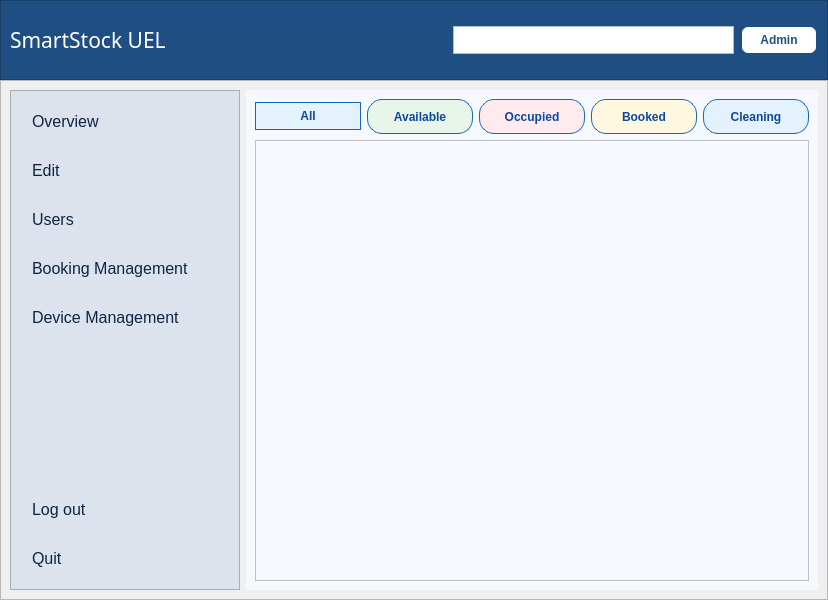
<?xml version="1.0" encoding="UTF-8"?>
<ui version="4.0">
 <class>MainWindow</class>
 <widget class="QMainWindow" name="MainWindow">
  <property name="geometry">
   <rect>
    <x>0</x>
    <y>0</y>
    <width>828</width>
    <height>600</height>
   </rect>
  </property>
  <property name="windowTitle">
   <string>MainWindow</string>
  </property>
  <widget class="QWidget" name="centralwidget">
   <layout class="QVBoxLayout" name="verticalLayout_2">
    <property name="spacing">
     <number>0</number>
    </property>
    <property name="leftMargin">
     <number>0</number>
    </property>
    <property name="topMargin">
     <number>0</number>
    </property>
    <property name="rightMargin">
     <number>0</number>
    </property>
    <property name="bottomMargin">
     <number>0</number>
    </property>
    <item>
     <layout class="QVBoxLayout" name="verticalLayout">
      <item>
       <widget class="QFrame" name="frame">
        <property name="minimumSize">
         <size>
          <width>0</width>
          <height>80</height>
         </size>
        </property>
        <property name="maximumSize">
         <size>
          <width>16777215</width>
          <height>80</height>
         </size>
        </property>
        <property name="styleSheet">
         <string notr="true">background-color: #1f4f82;</string>
        </property>
        <property name="frameShape">
         <enum>QFrame::StyledPanel</enum>
        </property>
        <property name="frameShadow">
         <enum>QFrame::Raised</enum>
        </property>
        <layout class="QHBoxLayout" name="horizontalLayout_2">
         <item>
          <layout class="QHBoxLayout" name="horizontalLayout">
           <item>
            <widget class="QLabel" name="label_3">
             <property name="font">
              <font>
               <family>Baskerville Old Face</family>
               <pointsize>16</pointsize>
              </font>
             </property>
             <property name="styleSheet">
              <string notr="true">color: rgb(255, 255, 255);</string>
             </property>
             <property name="text">
              <string>SmartStock UEL</string>
             </property>
             <property name="alignment">
              <set>Qt::AlignLeading|Qt::AlignLeft|Qt::AlignVCenter</set>
             </property>
            </widget>
           </item>
          </layout>
         </item>
         <item>
          <spacer name="horizontalSpacer">
           <property name="orientation">
            <enum>Qt::Horizontal</enum>
           </property>
           <property name="sizeHint" stdset="0">
            <size>
             <width>40</width>
             <height>20</height>
            </size>
           </property>
          </spacer>
         </item>
         <item>
          <widget class="QLineEdit" name="lineEditSearch">
           <property name="styleSheet">
            <string notr="true">QLineEdit {
    background-color: white;
    border: 1px solid #B0BEC5;
    border-radius: 15px;
    padding: 5px 10px;
}</string>
           </property>
          </widget>
         </item>
         <item>
          <widget class="QPushButton" name="pushButtonAdmin">
           <property name="styleSheet">
            <string notr="true">QPushButton {
    background-color: white;
    color: #1F4F82;
    border: 1.5px solid #1F4F82;
    border-radius: 8px;
    padding: 6px 18px;
    font-weight: 600;
}

QPushButton:hover {
    background-color: #1F4F82;
    color: white;
}

QPushButton:pressed {
    background-color: #163B63;
    color: white;
}</string>
           </property>
           <property name="text">
            <string>Admin</string>
           </property>
           <property name="icon">
            <iconset>
             <normaloff>../img/admin.png</normaloff>../img/admin.png</iconset>
           </property>
          </widget>
         </item>
        </layout>
       </widget>
      </item>
      <item>
       <widget class="QFrame" name="frame_2">
        <property name="frameShape">
         <enum>QFrame::StyledPanel</enum>
        </property>
        <property name="frameShadow">
         <enum>QFrame::Raised</enum>
        </property>
        <layout class="QHBoxLayout" name="horizontalLayout_4">
         <item>
          <layout class="QHBoxLayout" name="horizontalLayout_3">
           <item>
            <widget class="QFrame" name="frame_3">
             <property name="minimumSize">
              <size>
               <width>230</width>
               <height>0</height>
              </size>
             </property>
             <property name="maximumSize">
              <size>
               <width>220</width>
               <height>16777215</height>
              </size>
             </property>
             <property name="styleSheet">
              <string notr="true">QFrame {
    background-color: #DCE3EC;
}

QPushButton {
    background-color: transparent;
    color: white;
    border: none;
    text-align: left;
    padding: 12px 20px;
    font-size: 14px;
}

QPushButton:hover {
    background-color: #1565C0;
    border-radius: 8px;
}

QPushButton:checked {
    background-color: #1E88E5;
    border-radius: 8px;
}</string>
             </property>
             <property name="frameShape">
              <enum>QFrame::StyledPanel</enum>
             </property>
             <property name="frameShadow">
              <enum>QFrame::Raised</enum>
             </property>
             <layout class="QVBoxLayout" name="verticalLayout_3">
              <item>
               <layout class="QVBoxLayout" name="verticalLayout_4">
                <item>
                 <widget class="QPushButton" name="pushButtonOverview">
                  <property name="styleSheet">
                   <string notr="true">QPushButton {
    background-color: transparent;
    color:#0B2545;
    text-align: left;
    padding: 12px;
    font-size: 16px;
    border: none}
QPushButton:hover {background-color: rgba(255,255,255,0.2)}</string>
                  </property>
                  <property name="text">
                   <string>Overview</string>
                  </property>
                  <property name="icon">
                   <iconset>
                    <normaloff>../img/overview.png</normaloff>../img/overview.png</iconset>
                  </property>
                 </widget>
                </item>
                <item>
                 <widget class="QPushButton" name="pushButtonEdit">
                  <property name="styleSheet">
                   <string notr="true">QPushButton {
    background-color: transparent;
    color: #0B2545;
    text-align: left;
    padding: 12px;
    font-size: 16px;
    border: none}
QPushButton:hover {background-color: rgba(255,255,255,0.2)}</string>
                  </property>
                  <property name="text">
                   <string>Edit</string>
                  </property>
                  <property name="icon">
                   <iconset>
                    <normaloff>../img/edit.png</normaloff>../img/edit.png</iconset>
                  </property>
                 </widget>
                </item>
                <item>
                 <widget class="QPushButton" name="pushButtonUsers">
                  <property name="styleSheet">
                   <string notr="true">QPushButton {
    background-color: transparent;
    color: #0B2545;
    text-align: left;
    padding: 12px;
    font-size: 16px;
    border: none}
QPushButton:hover {background-color: rgba(255,255,255,0.2)}</string>
                  </property>
                  <property name="text">
                   <string>Users</string>
                  </property>
                  <property name="icon">
                   <iconset>
                    <normaloff>../img/users.png</normaloff>../img/users.png</iconset>
                  </property>
                 </widget>
                </item>
                <item>
                 <widget class="QPushButton" name="pushButton">
                  <property name="styleSheet">
                   <string notr="true">QPushButton {
    background-color: transparent;
    color: #0B2545;
    text-align: left;
    padding: 12px;
    font-size: 16px;
    border: none}
QPushButton:hover {background-color: rgba(255,255,255,0.2)}</string>
                  </property>
                  <property name="text">
                   <string>Booking Management</string>
                  </property>
                  <property name="icon">
                   <iconset>
                    <normaloff>../img/booking management.png</normaloff>../img/booking management.png</iconset>
                  </property>
                 </widget>
                </item>
                <item>
                 <widget class="QPushButton" name="pushButton_2">
                  <property name="styleSheet">
                   <string notr="true">QPushButton {
    background-color: transparent;
    color: #0B2545;
    text-align: left;
    padding: 12px;
    font-size: 16px;
    border: none}
QPushButton:hover {background-color: rgba(255,255,255,0.2)}</string>
                  </property>
                  <property name="text">
                   <string>Device Management</string>
                  </property>
                  <property name="icon">
                   <iconset>
                    <normaloff>../img/device management.png</normaloff>../img/device management.png</iconset>
                  </property>
                 </widget>
                </item>
                <item>
                 <spacer name="verticalSpacer">
                  <property name="orientation">
                   <enum>Qt::Vertical</enum>
                  </property>
                  <property name="sizeHint" stdset="0">
                   <size>
                    <width>20</width>
                    <height>40</height>
                   </size>
                  </property>
                 </spacer>
                </item>
                <item>
                 <widget class="QPushButton" name="pushButtonLogOut">
                  <property name="styleSheet">
                   <string notr="true">QPushButton {
    background-color: transparent;
    color: #0B2545;
    text-align: left;
    padding: 12px;
    font-size: 16px;
    border: none}
QPushButton:hover {background-color: rgba(255,255,255,0.2)}</string>
                  </property>
                  <property name="text">
                   <string>Log out</string>
                  </property>
                  <property name="icon">
                   <iconset>
                    <normaloff>../img/log out.png</normaloff>../img/log out.png</iconset>
                  </property>
                 </widget>
                </item>
                <item>
                 <widget class="QPushButton" name="pushButtonQuit">
                  <property name="styleSheet">
                   <string notr="true">QPushButton {
    background-color: transparent;
    color: #0B2545;
    text-align: left;
    padding: 12px;
    font-size: 16px;
    border: none}
QPushButton:hover {background-color: rgba(255,255,255,0.2)}</string>
                  </property>
                  <property name="text">
                   <string>Quit</string>
                  </property>
                  <property name="icon">
                   <iconset>
                    <normaloff>../img/quit.png</normaloff>../img/quit.png</iconset>
                  </property>
                 </widget>
                </item>
               </layout>
              </item>
             </layout>
            </widget>
           </item>
           <item>
            <widget class="QWidget" name="widget" native="true">
             <property name="styleSheet">
              <string notr="true">background-color: #F5F8FC;</string>
             </property>
             <layout class="QVBoxLayout" name="verticalLayout_5">
              <item>
               <layout class="QHBoxLayout" name="horizontalLayout_5">
                <item>
                 <widget class="QPushButton" name="pushButtonAll">
                  <property name="minimumSize">
                   <size>
                    <width>0</width>
                    <height>25</height>
                   </size>
                  </property>
                  <property name="styleSheet">
                   <string notr="true">QPushButton {
    background-color: #E3F2FD;
    border: 1px solid #1565C0;
    border-radius: 15px;
    padding: 6px 15px;
    color: #0D47A1;
    font-weight: 500;
}

QPushButton:checked {
    background-color: #1565C0;
    color: white;
}

QPushButton:hover {
    background-color: #1E88E5;
    color: white;
}</string>
                  </property>
                  <property name="text">
                   <string>All</string>
                  </property>
                  <property name="icon">
                   <iconset>
                    <normaloff>../img/all.png</normaloff>../img/all.png</iconset>
                  </property>
                  <property name="checkable">
                   <bool>true</bool>
                  </property>
                  <property name="autoExclusive">
                   <bool>true</bool>
                  </property>
                 </widget>
                </item>
                <item>
                 <widget class="QPushButton" name="pushButtonAvailable">
                  <property name="minimumSize">
                   <size>
                    <width>0</width>
                    <height>35</height>
                   </size>
                  </property>
                  <property name="styleSheet">
                   <string notr="true">QPushButton {
    background-color: #E8F5E9;
    border: 1px solid #1565C0;
    border-radius: 15px;
    padding: 6px 15px;
    color: #0D47A1;
    font-weight: 500;
}

QPushButton:checked {
    background-color: #1565C0;
    color: white;
}

QPushButton:hover {
    background-color: #1E88E5;
    color: white;
}</string>
                  </property>
                  <property name="text">
                   <string>Available</string>
                  </property>
                  <property name="icon">
                   <iconset>
                    <normaloff>../img/available.png</normaloff>../img/available.png</iconset>
                  </property>
                  <property name="checkable">
                   <bool>true</bool>
                  </property>
                  <property name="autoExclusive">
                   <bool>true</bool>
                  </property>
                 </widget>
                </item>
                <item>
                 <widget class="QPushButton" name="pushButtonOccupied">
                  <property name="minimumSize">
                   <size>
                    <width>0</width>
                    <height>35</height>
                   </size>
                  </property>
                  <property name="styleSheet">
                   <string notr="true">QPushButton {
    background-color: #FFEBEE;
    border: 1px solid #1565C0;
    border-radius: 15px;
    padding: 6px 15px;
    color: #0D47A1;
    font-weight: 500;
}

QPushButton:checked {
    background-color: #1565C0;
    color: white;
}

QPushButton:hover {
    background-color: #1E88E5;
    color: white;
}</string>
                  </property>
                  <property name="text">
                   <string>Occupied</string>
                  </property>
                  <property name="icon">
                   <iconset>
                    <normaloff>../img/Occupied.png</normaloff>../img/Occupied.png</iconset>
                  </property>
                  <property name="checkable">
                   <bool>true</bool>
                  </property>
                  <property name="autoExclusive">
                   <bool>true</bool>
                  </property>
                 </widget>
                </item>
                <item>
                 <widget class="QPushButton" name="pushButtonBooked">
                  <property name="minimumSize">
                   <size>
                    <width>0</width>
                    <height>35</height>
                   </size>
                  </property>
                  <property name="styleSheet">
                   <string notr="true">QPushButton {
    background-color:#FFF8E1;
    border: 1px solid #1565C0;
    border-radius: 15px;
    padding: 6px 15px;
    color: #0D47A1;
    font-weight: 500;
}

QPushButton:checked {
    background-color: #1565C0;
    color: white;
}

QPushButton:hover {
    background-color: #1E88E5;
    color: white;
}</string>
                  </property>
                  <property name="text">
                   <string>Booked</string>
                  </property>
                  <property name="icon">
                   <iconset>
                    <normaloff>../img/booked.png</normaloff>../img/booked.png</iconset>
                  </property>
                  <property name="checkable">
                   <bool>true</bool>
                  </property>
                  <property name="autoExclusive">
                   <bool>true</bool>
                  </property>
                 </widget>
                </item>
                <item>
                 <widget class="QPushButton" name="pushButtonCleaning">
                  <property name="minimumSize">
                   <size>
                    <width>0</width>
                    <height>35</height>
                   </size>
                  </property>
                  <property name="styleSheet">
                   <string notr="true">QPushButton {
    background-color: #E3F2FD;
    border: 1px solid #1565C0;
    border-radius: 15px;
    padding: 6px 15px;
    color: #0D47A1;
    font-weight: 500;
}

QPushButton:checked {
    background-color: #1565C0;
    color: white;
}

QPushButton:hover {
    background-color: #1E88E5;
    color: white;
}</string>
                  </property>
                  <property name="text">
                   <string>Cleaning</string>
                  </property>
                  <property name="icon">
                   <iconset>
                    <normaloff>../img/cleaning.png</normaloff>../img/cleaning.png</iconset>
                  </property>
                  <property name="checkable">
                   <bool>true</bool>
                  </property>
                  <property name="autoExclusive">
                   <bool>true</bool>
                  </property>
                 </widget>
                </item>
               </layout>
              </item>
              <item>
               <widget class="QScrollArea" name="scrollArea">
                <property name="widgetResizable">
                 <bool>true</bool>
                </property>
                <widget class="QWidget" name="widgetRooms">
                 <property name="geometry">
                  <rect>
                   <x>0</x>
                   <y>0</y>
                   <width>539</width>
                   <height>417</height>
                  </rect>
                 </property>
                 <layout class="QGridLayout" name="gridLayout_2">
                  <item row="0" column="0">
                   <layout class="QGridLayout" name="gridLayout"/>
                  </item>
                 </layout>
                </widget>
               </widget>
              </item>
             </layout>
            </widget>
           </item>
          </layout>
         </item>
        </layout>
       </widget>
      </item>
     </layout>
    </item>
   </layout>
  </widget>
 </widget>
 <resources/>
 <connections/>
</ui>
